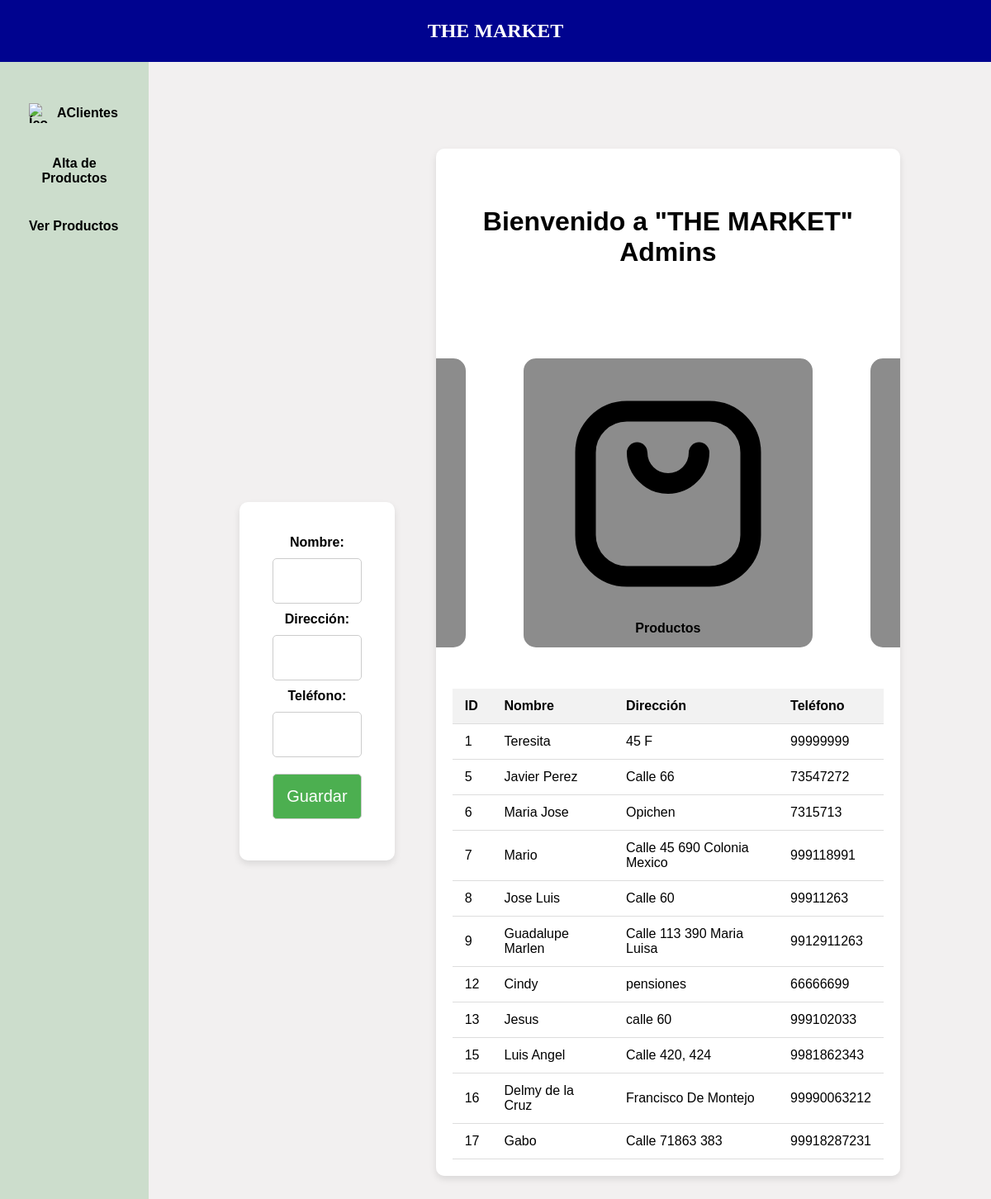
Screenshot of /src/pages/clientes/clientealta.php with the database file from the repository.
### tables this page shows
CREATE TABLE `clientes` (
  `id_cliente` int(11) NOT NULL,
  `nombre_cliente` varchar(255) DEFAULT NULL,
  `direccion_cliente` varchar(255) DEFAULT NULL,
  `telefono_cliente` varchar(20) DEFAULT NULL
);

### src/pages/clientes/clientealta.php (the view, shortened to what this page needs)
<!DOCTYPE html>
<html lang="en">
<head>
</head>
<body>
    <div class= "navbar">
        <a href="#" class="title-Super"> Bodega Aurrera</a>
    </div>
    <div class="sidebar">
    <ul>
            <li>
                <a href="#">
                    <img src="../img/icons8-usuario-50.png" alt="Ícono de usuario" style="width: 24px; height: 24px; margin-right: 10px;">
                    AClientes </a>
            </li>
            <li><a href="../productos/ProductosAlta.php">Alta de Productos</a></li>
            <li><a href="../productos/ProductoVerBD.php">Ver Productos</a></li>
        </ul>
    </div>
    <div class="main-content">
        <div class="form-container">
            <form  id="altaClienteForm" action="ClientesAltaBD.php" method="post">
                <label for="nombre">Nombre:</label><br>
                <input type="text" id="nombre" name="nombre"><br>
                <label for="dir">Dirección:</label><br>
                <input type="text" id="dir" name="dir"><br>
                <label for="telefono">Teléfono:</label><br>
                <input type="text" id="telefono" name="telefono"><br>
                <input type="submit" value="Guardar">
            </form>
        </div>
        <div class="table-container">
            <table>
                <thead>
                    <tr>
                        <th>ID</th>
                        <th>Nombre</th>
                        <th>Dirección</th>
                        <th>Teléfono</th>
                    </tr>
                </thead>
                <tbody>
                    <?php
                    include("../../index.php");
                    $consulta = "SELECT * FROM clientes";
                    $resultado = mysqli_query($enlace, $consulta);
                    if (!$resultado) {
                        echo "Error en la consulta";
                    } else {
                        while ($renglon = $resultado->fetch_array(MYSQLI_ASSOC)) {
                            echo "<tr>";
                            echo "<td>".$renglon['id_cliente']."</td>";
                            echo "<td>".$renglon['nombre_cliente']."</td>";
                            echo "<td>".$renglon['direccion_cliente']."</td>";
                            echo "<td>".$renglon['telefono_cliente']."</td>";
                            echo "</tr>";
                        }
                    }
                    ?>
                </tbody>
            </table>
    </div>
</body>
</html>

### index.php (shortened to what this page needs)
<!DOCTYPE html>
<html>
<head>
    <link rel="stylesheet" href="src/css/style.css">
</head>
<body>
    <div class="navbar">
        <a href="#" class="title-Super">THE MARKET</a>
    </div>
    <div class="home">
        <h1>Bienvenido a "THE MARKET" Admins</h1>
        <div class="container">
            <div class="item">
                <div onclick="mostrarClientes()">
                    <img src="src/img/user.svg" alt="" class="icon">
                    <div>Clientes</div>
                </div>
            </div>
            <div class="item">
                <div onclick="mostrarProductos()">
                    <img src="src/img/bag.svg" alt="" class="icon">
                    <div>Productos</div>
                </div>
            </div>
            <div class="item">
                <a href="#">
                    <img src="src/img/truck.svg" alt="" class="icon">
                    <div>Proveedores</div>
                </a>
            </div>
        </div>
    </div>
</body>
</html>

### src/css/style.css (style rules this page uses)
body { font-family: Arial, sans-serif; background-color: #fff; margin: 0; padding: 0; text-align: center; align-items: center; justify-content: center; }
.navbar { background-color: #00038F; text-align: center; top: 0; left: 0; width: 100%; }
.navbar a { display: block; color: #fff; text-align: center; padding: 24px 20px; text-decoration: none; font-size: 24px; font-family: 'Times New Roman', Times, serif; font-weight: bold; }
.home { text-align: center; margin-top: 50px; }
.container { width: auto; height: 450px; margin-top: 50px; padding-left: 100px; padding-right: 100px; padding-top: 10px; justify-content: center; align-items: center; display: grid; grid-template-columns: 400px 400px 400px; grid-template-rows: auto; grid-gap: 20px; }
.item { height: 350px; width: 350px; background-color: #8c8c8c; font-weight: bold; justify-content: center; justify-self: center; align-items: center; display: flex; border-radius: 15px; }
.item a { color: inherit; text-decoration: none; font-size: 40px; }
.icon { width: 300px; height: 300px; }

### src/pages/clientes/clientealta.php (style rules this page uses)
body { font-family: Arial, sans-serif; background-color: #f7f7f7; margin: 0; padding: 0; }
.navbar { background-color: #28a745; overflow: hidden; text-align: center; position: fixed; top: 0; left: 0; width: 100%; z-index: 1000; }
.navbar a { display: block; color: #fff; text-align: center; padding: 24px 20px; text-decoration: none; font-size: 18px; }
.sidebar { height: 100%; width: 15%; position: fixed; top: 70px; left: 0; background-color: #cdc; padding-top: 20px; z-index: 999; }
.sidebar ul { list-style-type: none; padding: 0; margin: 15px; }
.sidebar li { padding: 20px; position: relative; }
.sidebar li a { text-decoration: none; color: #000; font-weight: bold; display: flex; align-items: center; }
.main-content { display: flex; flex-direction: row; justify-content: center; align-items: center; margin-top: 70px; margin-left:15%; background: #f2f0f0; position: relative; gap: 50px; padding: 110px }
.form-container { background: #fff; padding: 40px; border-radius: 10px; box-shadow: 0 4px 8px rgba(0, 0, 0, 0.1); margin-top:45px; }
.form-container label { font-weight: bold; }
.form-container input[type="text"], .form-container input[type="submit"] { width: 100%; padding: 15px; margin: 10px 0; border: 1px solid #ccc; border-radius: 5px; box-sizing: border-box; font-size: 20px; }
.form-container input[type="submit"] { background-color: #4caf50; color: white; cursor: pointer; }
.table-container { background: #fff; padding: 20px; border-radius: 10px; box-shadow: 0 4px 8px rgba(0, 0, 0, 0.1); overflow-x: auto; }
.table-container table { width: 100%; border-collapse: collapse; }
.table-container th, .table-container td { padding: 12px 15px; text-align: left; border-bottom: 1px solid #ddd; }
.table-container th { background-color: #f2f2f2; }

### rows the page displays
clientes: id_cliente "1", nombre_cliente "Teresita", direccion_cliente "45 F", telefono_cliente "99999999"
clientes: id_cliente "5", nombre_cliente "Javier Perez", direccion_cliente "Calle 66", telefono_cliente "73547272"
clientes: id_cliente "6", nombre_cliente "Maria Jose", direccion_cliente "Opichen", telefono_cliente "7315713"
clientes: id_cliente "7", nombre_cliente "Mario", direccion_cliente "Calle 45 690 Colonia Mexico", telefono_cliente "999118991"
clientes: id_cliente "8", nombre_cliente "Jose Luis", direccion_cliente "Calle 60", telefono_cliente "99911263"
clientes: id_cliente "9", nombre_cliente "Guadalupe Marlen", direccion_cliente "Calle 113 390 Maria Luisa", telefono_cliente "9912911263"
clientes: id_cliente "12", nombre_cliente "Cindy", direccion_cliente "pensiones", telefono_cliente "66666699"
clientes: id_cliente "13", nombre_cliente "Jesus", direccion_cliente "calle 60", telefono_cliente "999102033"
clientes: id_cliente "15", nombre_cliente "Luis Angel", direccion_cliente "Calle 420, 424", telefono_cliente "9981862343"
clientes: id_cliente "16", nombre_cliente "Delmy de la Cruz", direccion_cliente "Francisco De Montejo", telefono_cliente "99990063212"
clientes: id_cliente "17", nombre_cliente "Gabo", direccion_cliente "Calle 71863 383", telefono_cliente "99918287231"
